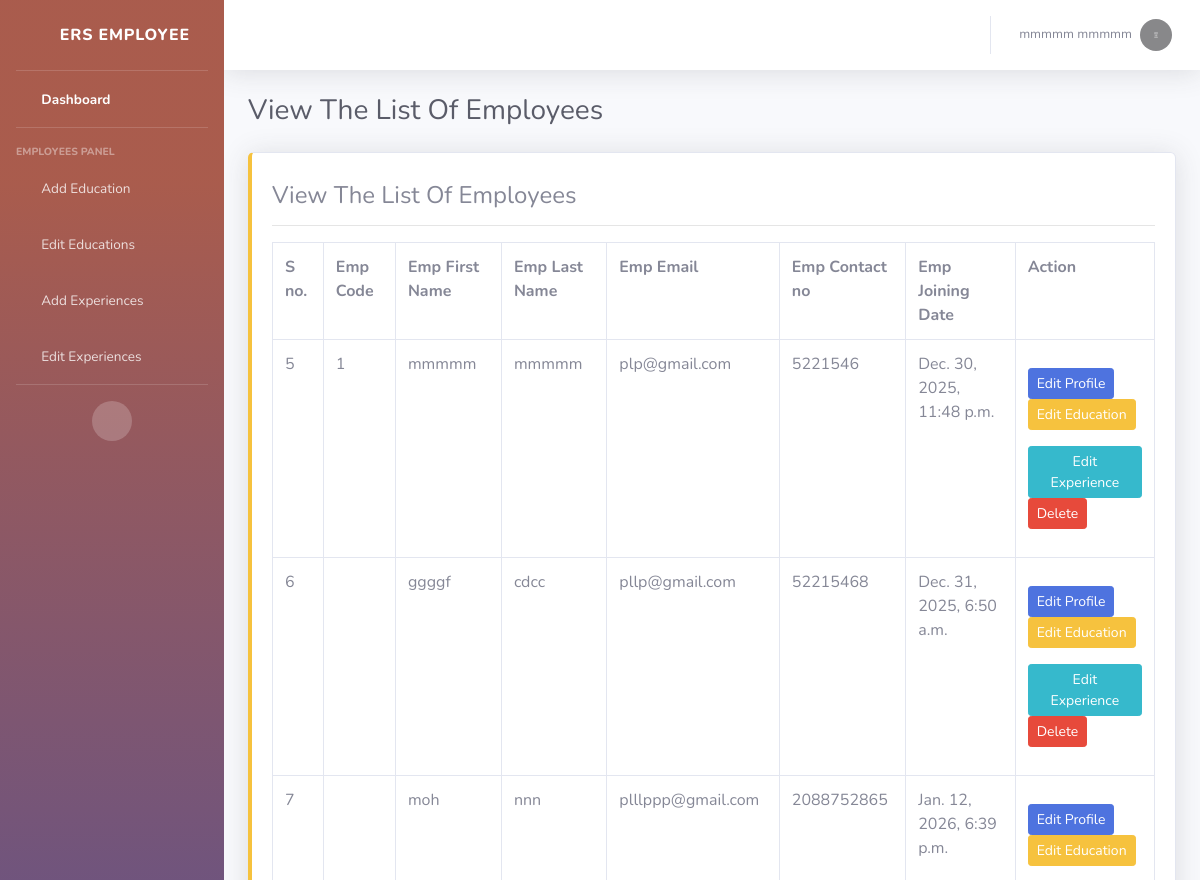
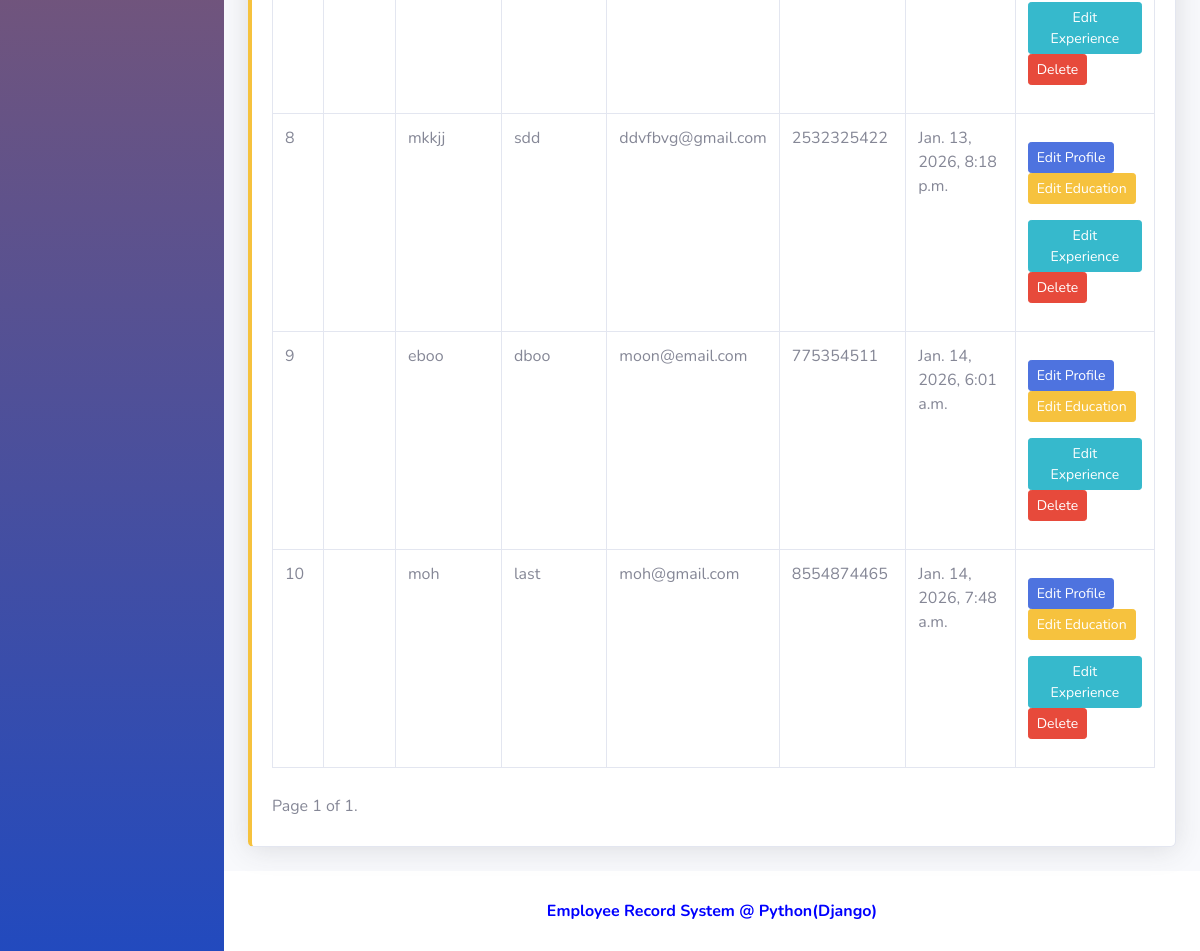
/AllEmployees (signed in), run on the app's committed database (2 pictures, top to bottom).
### ersapp/models.py (models this page shows, shortened)
class CustomUser(AbstractUser):
    USER ={
        (1,'admin'),
        (2,'employee'),
    }
    user_type = models.CharField(choices=USER,max_length=50,default=1)
    profile_pic = models.ImageField(upload_to='media/profile_pic')

class Employees(models.Model):
    admin = models.OneToOneField(CustomUser, on_delete=models.CASCADE, null=True, blank=True)
    mobilenumber = models.CharField(max_length=11)
    gender = models.CharField(max_length=100,default="0")
    empcode = models.CharField(max_length=20)
    empdept = models.CharField(max_length=100,default="0")
    empdesignation = models.CharField(max_length=150,default="0")
    address = models.CharField(max_length=250,default="0")
    joiningdate = models.CharField(max_length=200,default="0")
    regdate_at = models.DateTimeField(auto_now_add=True)
    updated_at = models.DateTimeField(auto_now=True)

### employeerecord/adminviews.py (the view)
# urls.py: path('AllEmployees', adminviews.ALL_EMPLOYEES, name='all_employees'),
@login_required(login_url='/')
def ALL_EMPLOYEES(request):
    emp_list = Employees.objects.all()
    paginator = Paginator(emp_list, 10)  # Show 10 employees per page
    page_number = request.GET.get('page')
    try:
        emplist = paginator.page(page_number)
    except PageNotAnInteger:
        emplist = paginator.page(1)
    except EmptyPage:
        emplist = paginator.page(paginator.num_pages)
    context = {'emplist': emplist,
   }
    return render(request, 'admin/all_employees.html', context)

### templates/admin/all_employees.html (shortened to what this page needs)
{% extends 'base.html' %}
{% block content %}
{% load static %}
<div class="container-fluid">
    <div class="d-sm-flex align-items-center justify-content-between mb-4">
        <h1 class="h3 mb-0 text-gray-800">View The List Of Employees</h1>
    </div>
    <div class="row">
        <div class="col-xl-12 col-md-6 mb-4">
            <div class="card border-left-warning shadow h-100 py-2">
                <div class="card-body">
                    <h4 class="card-title">View The List Of Employees</h4>
         <hr>
         <table class="table table-bordered" id="dataTable" width="100%" cellspacing="0">
            <tr>
              <th>S no.</th>
              <th>Emp Code</th>
              <th>Emp First Name</th>
              <th>Emp Last Name</th>
              <th>Emp Email</th>
              <th>Emp Contact no</th>
              <th>Emp Joining Date</th>
              <th>Action</th>
            </tr>
            {% for i in emplist %}
            <tr>
              <td>{{ i.id }}</td>
              <td>{{i.empcode}}</td>
              <td>{{i.admin.first_name}}</td>
               <td>{{i.admin.last_name}}</td>
              <td>{{i.admin.email}}</td>
              <td>{{i.mobilenumber}}</td>
              <td>{{i.regdate_at}}</td>
              <td><p></p><a href="{% url 'view_emp_profile' i.id %}" class="btn btn-primary btn-sm">Edit Profile</a>
               <a href="{% url 'view_emp_education' i.admin.id %}" class="btn btn-warning btn-sm">Edit Education </a></p>
                  <p>
                <a href="{% url 'view_emp_experience' i.admin.id %}" class="btn btn-info btn-sm">Edit Experience </a>
                <a href="{% url 'delete_employee_details' i.admin.id %}" style="color:#fff" class="btn btn-danger btn-sm" onclick="return confirm('Do you really want to delete');" style="color:red">Delete</a>
              </p></td>
            </tr>
            {% endfor %}
            </table>
            <div class="pagination" style="padding-top: 10px;text-align: center;">
                <span class="step-links">
                    <span class="current">
                        Page {{ emplist.number }} of {{ emplist.paginator.num_pages }}.
                    </span>
                </span>
            </div>
                </div>
            </div>
        </div>
    </div>
</div>
{% endblock %}

### templates/base.html (shortened to what this page needs)
<!DOCTYPE html>
<html lang="en">
    {% load static %}
<head>
    <link href="{% static 'assets/vendor/fontawesome-free/css/all.min.css' %}" rel="stylesheet" type="text/css">
    <link href="{% static 'assets/css/sb-admin-2.min.css' %}" rel="stylesheet">
</head>
<body id="page-top">
    <div id="wrapper">
        {% include 'includes/sidebar.html' %}
        <div id="content-wrapper" class="d-flex flex-column">
            <div id="content">
                {% include 'includes/header.html' %}
                {% block content %}
                {% endblock %}
            </div>
            {% include 'includes/footer.html' %}
        </div>
    </div>
</body>
</html>

### templates/includes/sidebar.html
{% load static %}
{% if user.user_type == '1' %}
<ul class="navbar-nav bg-gradient-primary sidebar sidebar-dark accordion" id="accordionSidebar">
    <a class="sidebar-brand d-flex align-items-center justify-content-center" href="{% url 'dashboard' %}">
        <div class="sidebar-brand-icon rotate-n-15">
            <i class="fas fa-laugh-wink"></i>
        </div>
        <div class="sidebar-brand-text mx-3">ERS Admin </div>
    </a>
    <hr class="sidebar-divider my-0">
    <li class="nav-item active">
        <a class="nav-link" href="{% url 'dashboard' %}">
            <i class="fas fa-fw fa-tachometer-alt"></i>
            <span>Dashboard</span></a>
    </li>
    <li class="nav-item">
        <a class="nav-link" href="{% url 'all_employees' %}">
            <i class="fas fa-fw fa-table"></i>
            <span>All Employees</span></a>
    </li>
</ul>
{% else  %}
<ul class="navbar-nav bg-gradient-primary sidebar sidebar-dark accordion" id="accordionSidebar">
    <a class="sidebar-brand d-flex align-items-center justify-content-center" href="{% url 'dashboard' %}">
        <div class="sidebar-brand-icon rotate-n-15">
            <i class="fas fa-laugh-wink"></i>
        </div>
        <div class="sidebar-brand-text mx-3">ERS Employee </div>
    </a>
    <hr class="sidebar-divider my-0">
    <li class="nav-item active">
        <a class="nav-link" href="{% url 'dashboard' %}">
            <i class="fas fa-fw fa-tachometer-alt"></i>
            <span>Dashboard</span></a>
    </li>
    <hr class="sidebar-divider">
    <div class="sidebar-heading">
        Employees Panel
    </div>
    <li class="nav-item">
        <a class="nav-link" href="{% url 'emp_education' %}">
            <i class="fas fa-fw fa-chart-area"></i>
            <span>Add Education</span></a>
    </li>
    <li class="nav-item">
        <a class="nav-link" href="{% url 'emp_education_view' %}">
            <i class="fas fa-fw fa-table"></i>
            <span>Edit Educations</span></a>
    </li>
    <li class="nav-item">
        <a class="nav-link" href="{% url 'emp_exp' %}">
            <i class="fas fa-fw fa-table"></i>
            <span>Add Experiences</span></a>
    </li>
    <li class="nav-item">
        <a class="nav-link" href="{% url 'emp_experience_view' %}">
            <i class="fas fa-fw fa-table"></i>
            <span>Edit Experiences</span></a>
    </li>
    <hr class="sidebar-divider d-none d-md-block">
    <div class="text-center d-none d-md-inline">
        <button class="rounded-circle border-0" id="sidebarToggle"></button>
    </div>
</ul>
{% endif %}

### templates/includes/header.html (shortened to what this page needs)
{% load static %}
{% if user.user_type == '1' %}
<nav class="navbar navbar-expand navbar-light bg-white topbar mb-4 static-top shadow">
    <button id="sidebarToggleTop" class="btn btn-link d-md-none rounded-circle mr-3">
        <i class="fa fa-bars"></i>
    </button>
    <ul class="navbar-nav ml-auto">
        <div class="topbar-divider d-none d-sm-block"></div>
        <li class="nav-item dropdown no-arrow">
            <a class="nav-link dropdown-toggle" href="#" id="userDropdown" role="button"
                data-toggle="dropdown" aria-haspopup="true" aria-expanded="false">
                <span class="mr-2 d-none d-lg-inline text-gray-600 small">{{user.first_name}} {{user.last_name}}</span>
                <img class="img-profile rounded-circle"
                    src="/{{user.profile_pic}}">
            </a>
            <div class="dropdown-menu dropdown-menu-right shadow animated--grow-in"
                aria-labelledby="userDropdown">
                <a class="dropdown-item" href="{% url 'admin_profile' %}">
                    <i class="fas fa-user fa-sm fa-fw mr-2 text-gray-400"></i>
                    Profile
                </a>
                <a class="dropdown-item" href="{% url 'change_password' %}">
                    <i class="fas fa-cogs fa-sm fa-fw mr-2 text-gray-400"></i>
                    Settings
                </a>
                <div class="dropdown-divider"></div>
                <a class="dropdown-item" href="#" data-toggle="modal" data-target="#logoutModal">
                    <i class="fas fa-sign-out-alt fa-sm fa-fw mr-2 text-gray-400"></i>
                    Logout
                </a>
            </div>
        </li>
    </ul>
</nav>
{% else  %}
<nav class="navbar navbar-expand navbar-light bg-white topbar mb-4 static-top shadow">
    <ul class="navbar-nav ml-auto">
        <li class="nav-item dropdown no-arrow">
            <a class="nav-link dropdown-toggle" href="#" id="userDropdown" role="button"
                data-toggle="dropdown" aria-haspopup="true" aria-expanded="false">
                <span class="mr-2 d-none d-lg-inline text-gray-600 small">{{user.first_name}} {{user.last_name}}</span>
                <img class="img-profile rounded-circle"
                    src="/{{user.profile_pic}}">
            </a>
        </li>
    </ul>
</nav>
{% endif %}

### templates/includes/footer.html
{% load static %}
<footer class="sticky-footer bg-white">
    <div class="container my-auto">
        <div class="copyright text-center my-auto">
            <span style="color: blue;font-weight: bolder;font-size: medium;">Employee Record System @ Python(Django)</span>
        </div>
    </div>
</footer>

### data on the page
CustomUser: first_name "mmmmm", last_name "mmmmm", profile_pic (picture)
Employees: id "5", empcode "1", admin.first_name "mmmmm", admin.last_name "mmmmm", admin.email "plp@gmail.com", mobilenumber "5221546", regdate_at "Dec. 30, 2025, 11:48 p.m."
Employees: id "6", admin.first_name "ggggf", admin.last_name "cdcc", admin.email "pllp@gmail.com", mobilenumber "52215468", regdate_at "Dec. 31, 2025, 6:50 a.m."
Employees: id "7", admin.first_name "moh", admin.last_name "nnn", admin.email "plllppp@gmail.com", mobilenumber "2088752865", regdate_at "Jan. 12, 2026, 6:39 p.m."
Employees: id "8", admin.first_name "mkkjj", admin.last_name "sdd", admin.email "ddvfbvg@gmail.com", mobilenumber "2532325422", regdate_at "Jan. 13, 2026, 8:18 p.m."
Employees: id "9", admin.first_name "eboo", admin.last_name "dboo", admin.email "moon@email.com", mobilenumber "775354511", regdate_at "Jan. 14, 2026, 6:01 a.m."
Employees: id "10", admin.first_name "moh", admin.last_name "last", admin.email "moh@gmail.com", mobilenumber "8554874465", regdate_at "Jan. 14, 2026, 7:48 a.m."

### other printed values
{{ emplist.number }} "1"
{{ emplist.paginator.num_pages }} "1"
